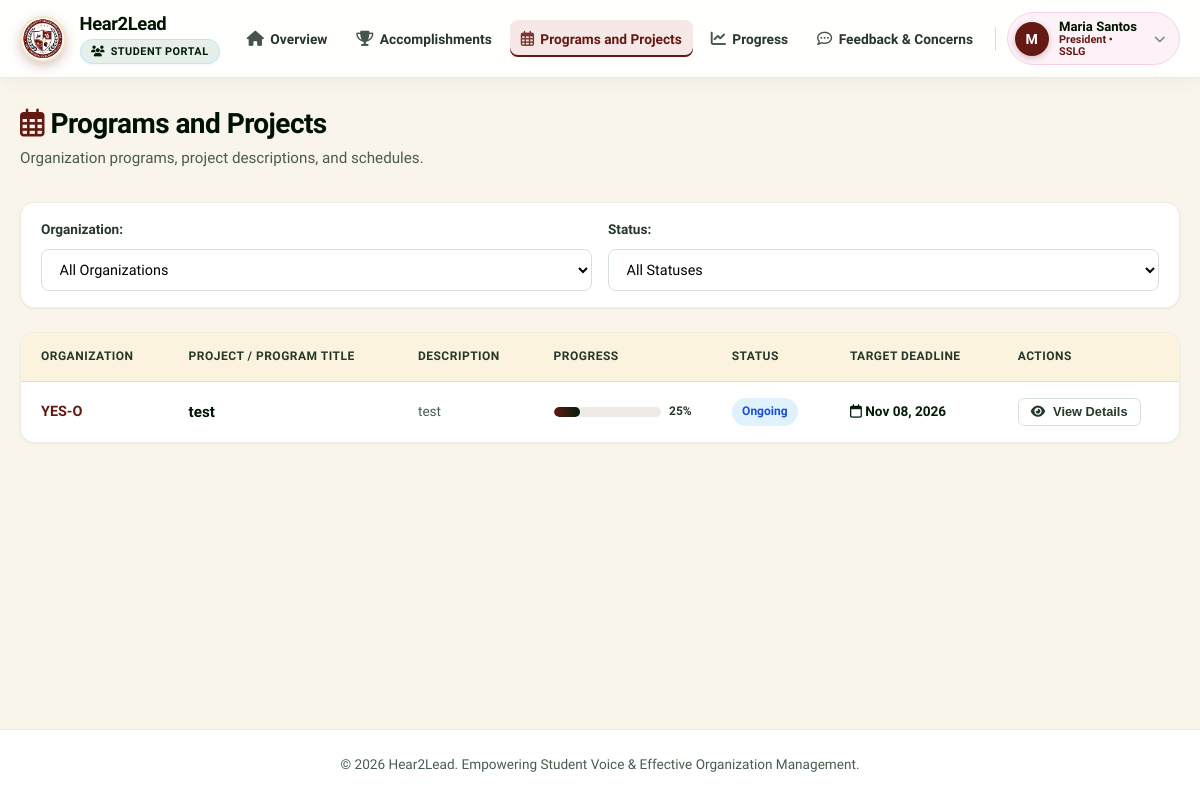
The page /student/projects.php (signed in) on the database its author committed.
### tables this page shows
CREATE TABLE IF NOT EXISTS `projects` (
  `id` INT AUTO_INCREMENT PRIMARY KEY,
  `org_id` INT NOT NULL,
  `title` VARCHAR(200) NOT NULL,
  `description` TEXT NOT NULL,
  `status` ENUM('Planning', 'Ongoing', 'Accomplished', 'On Hold') DEFAULT 'Planning',
  `progress_percent` INT DEFAULT 0,
  `start_date` DATE DEFAULT NULL,
  `target_date` DATE DEFAULT NULL,
  `created_at` TIMESTAMP DEFAULT CURRENT_TIMESTAMP,
  FOREIGN KEY (`org_id`) REFERENCES `organizations`(`id`) ON DELETE CASCADE
);

CREATE TABLE IF NOT EXISTS `organizations` (
  `id` INT AUTO_INCREMENT PRIMARY KEY,
  `name` VARCHAR(150) NOT NULL,
  `acronym` VARCHAR(20) NOT NULL,
  `logo` VARCHAR(255) DEFAULT NULL,
  `description` TEXT,
  `category` VARCHAR(50) DEFAULT 'Student Council',
  `created_at` TIMESTAMP DEFAULT CURRENT_TIMESTAMP
);

### student/projects.php (the view, shortened to what this page needs)
<?php
require_once __DIR__ . '/../config/db.php';
include_once __DIR__ . '/../includes/header.php';
$query = "SELECT p.*, o.name as org_name, o.acronym FROM projects p JOIN organizations o ON p.org_id = o.id WHERE 1=1 ";
$query .= "ORDER BY p.target_date ASC";
$projects = $pdo->query($query)->fetchAll();
?>
<div class="page-header">
  <div>
    <h1 class="page-title"><i class="fa-regular fa-calendar-days" style="color: var(--primary);"></i> Programs and Projects</h1>
    <p class="page-subtitle">Organization programs, project descriptions, and schedules.</p>
  </div>
</div>
<div class="filter-bar">
  <form method="GET" action="projects.php" style="display: flex; gap: 1rem; flex-wrap: wrap; width: 100%; align-items: center;">
    <div class="filter-group" style="flex: 1; min-width: 200px;">
      <label class="form-label" style="margin: 0; min-width: 90px;">Organization:</label>
      <select name="org_id" class="form-control" onchange="this.form.submit()">
        <option value="0">All Organizations</option>
      </select>
    </div>
    <div class="filter-group" style="flex: 1; min-width: 200px;">
      <label class="form-label" style="margin: 0; min-width: 60px;">Status:</label>
      <select name="status" class="form-control" onchange="this.form.submit()">
        <option value="">All Statuses</option>
      </select>
    </div>
  </form>
</div>
<div class="table-container">
  <table class="table">
    <thead>
      <tr>
        <th>Organization</th>
        <th>Project / Program Title</th>
        <th>Description</th>
        <th>Progress</th>
        <th>Status</th>
        <th>Target Deadline</th>
        <th>Actions</th>
      </tr>
    </thead>
    <tbody>
      <?php if (empty($projects)): ?>
        <tr>
          <td colspan="7" style="text-align: center; color: var(--gray-500); padding: 2rem;">No projects matching the selected criteria.</td>
        </tr>
      <?php else: ?>
        <?php foreach ($projects as $proj):
          $proj_status_badges = [
            'Accomplished' => 'badge-accomplished',
            'Ongoing' => 'badge-in-progress',
            'Planning' => 'badge-todo'
          ];
          $status_class = $proj_status_badges[$proj['status']] ?? 'badge-planning';
        ?>
          <tr>
            <td><strong style="color: var(--primary);"><?= htmlspecialchars($proj['acronym']) ?></strong></td>
            <td><strong style="font-size: 0.95rem; color: var(--dark);"><?= htmlspecialchars($proj['title']) ?></strong></td>
            <td style="max-width: 300px; font-size: 0.85rem; color: var(--gray-600);">
              <?= htmlspecialchars(mb_strimwidth($proj['description'], 0, 100, '...')) ?>
            </td>
            <td>
              <div style="display: flex; align-items: center; gap: 0.5rem; min-width: 120px;">
                <div class="progress-container" style="margin: 0; flex: 1;">
                  <div class="progress-bar" style="width: <?= $proj['progress_percent'] ?>%;"></div>
                </div>
                <span style="font-size: 0.75rem; font-weight: 700; color: var(--gray-700);"><?= $proj['progress_percent'] ?>%</span>
              </div>
            </td>
            <td><span class="badge <?= $status_class ?>"><?= htmlspecialchars($proj['status']) ?></span></td>
            <td><span style="font-size: 0.85rem; font-weight: 600;"><i class="fa-regular fa-calendar"></i> <?= $proj['target_date'] ? date('M d, Y', strtotime($proj['target_date'])) : 'N/A' ?></span></td>
            <td>
              <button type="button" class="btn btn-secondary btn-sm" onclick="openViewProjectModal(<?= intval($proj['id']) ?>)">
                <i class="fa-solid fa-eye"></i> View Details
              </button>
            </td>
          </tr>
        <?php endforeach; ?>
      <?php endif; ?>
    </tbody>
  </table>
</div>
<?php include_once __DIR__ . '/../includes/footer.php'; ?>

### assets/css/style.css (style rules this page uses)
:root { --primary: #641914; --primary-hover: #4d120e; --primary-light: #f5e8e6; --primary-glow: rgba(100, 25, 20, 0.25); --secondary: #011d06; --secondary-light: #e6efe8; --accent: #641914; --accent-light: #f5e8e6; --dark-green: #001200; --forest-green: #011d06; --success: #15803d; --success-light: #dcfce7; --warning: #b45309; --warning-light: #fef3c7; --danger: #dc2626; --danger-light: #fee2e2; --info: #0284c7; --info-light: #e0f2fe; --dark: #001200; --gray-900: #001200; --gray-800: #011d06; --gray-700: #26382a; --gray-600: #495c4e; --gray-500: #75877a; --gray-400: #adc0b2; --gray-300: #d6e2d8; --gray-200: #edebe4; --gray-100: #fbf3de; --white: #ffffff; --cream: #fbf3de; --cream-light: #fffdf7; --cream-dark: #f3e6c3; --shadow-sm: 0 1px 3px rgba(0, 0, 0, 0.05); --shadow: 0 4px 12px -2px rgba(1, 29, 6, 0.08), 0 2px 6px -1px rgba(0, 0, 0, 0.04); --shadow-md: 0 10px 20px -3px rgba(1, 29, 6, 0.12), 0 4px 8px -2px rgba(0, 0, 0, 0.05); --shadow-lg: 0 20px 25px -5px rgba(0, 18, 0, 0.18), 0 10px 10px -5px rgba(0, 18, 0, 0.04); --radius-sm: 8px; --radius: 14px; --radius-lg: 20px; --radius-full: 9999px; --transition: all 0.25s cubic-bezier(0.4, 0, 0.2, 1); }
* { box-sizing: border-box; margin: 0; padding: 0; }
body { font-family: 'Plus Jakarta Sans', system-ui, -apple-system, BlinkMacSystemFont, "Segoe UI", Roboto, sans-serif; background-color: #f9f5ea; color: var(--dark-green); line-height: 1.6; min-height: 100vh; display: flex; flex-direction: column; -webkit-font-smoothing: antialiased; }
.page-header { margin-bottom: 2rem; display: flex; justify-content: space-between; align-items: center; flex-wrap: wrap; gap: 1.25rem; }
.page-title { font-size: 1.75rem; font-weight: 800; color: var(--dark); letter-spacing: -0.02em; line-height: 1.25; }
.page-subtitle { color: var(--gray-600); font-size: 0.95rem; margin-top: 0.3rem; }
.progress-container { width: 100%; background-color: var(--gray-200); border-radius: var(--radius-full); height: 10px; overflow: hidden; margin: 0.75rem 0 0.4rem 0; }
.progress-bar { height: 100%; background: linear-gradient(90deg, var(--primary), var(--secondary)); border-radius: var(--radius-full); transition: width 0.4s ease; }
.badge { display: inline-flex; align-items: center; gap: 0.3rem; padding: 0.25rem 0.65rem; border-radius: var(--radius-full); font-size: 0.75rem; font-weight: 700; text-transform: capitalize; }
.badge-in-progress { background: var(--info-light); color: #1d4ed8; }
.btn { display: inline-flex; align-items: center; justify-content: center; gap: 0.5rem; padding: 0.65rem 1.25rem; border-radius: var(--radius-sm); font-weight: 700; font-size: 0.9rem; cursor: pointer; border: 1px solid transparent; transition: var(--transition); white-space: nowrap; }
.btn-secondary { background-color: var(--white); color: var(--gray-700); border-color: var(--gray-300); }
.btn-sm { padding: 0.35rem 0.75rem; font-size: 0.8rem; border-radius: 6px; }
.table-container { background: var(--white); border-radius: var(--radius); border: 1px solid var(--gray-200); box-shadow: var(--shadow-sm); overflow-x: auto; margin-bottom: 2rem; -webkit-overflow-scrolling: touch; }
.table { width: 100%; border-collapse: collapse; text-align: left; font-size: 0.9rem; min-width: 650px; }
.table th { background-color: var(--gray-100); padding: 0.9rem 1.25rem; font-weight: 700; color: var(--gray-700); border-bottom: 1px solid var(--gray-300); text-transform: uppercase; font-size: 0.75rem; letter-spacing: 0.5px; }
.table td { padding: 1rem 1.25rem; border-bottom: 1px solid var(--gray-200); color: var(--gray-800); vertical-align: middle; }
.table tr:last-child td { border-bottom: none; }
.form-label { display: block; font-weight: 600; font-size: 0.85rem; color: var(--gray-700); margin-bottom: 0.4rem; }
.form-control { width: 100%; padding: 0.65rem 0.85rem; border: 1px solid var(--gray-300); border-radius: var(--radius-sm); font-size: 0.9rem; font-family: inherit; transition: var(--transition); background: var(--white); }
.filter-bar { background: var(--white); border-radius: var(--radius); padding: 1rem 1.25rem; border: 1px solid var(--gray-200); margin-bottom: 1.5rem; display: flex; gap: 1rem; align-items: center; flex-wrap: wrap; box-shadow: var(--shadow-sm); }
.filter-group { display: flex; align-items: center; gap: 0.5rem; flex-wrap: wrap; }
html, body { overflow-x: hidden; max-width: 100%; }

### rows shown on the page
projects: org.acronym "YES-O", title "test", description "test", progress_percent "25", status "Ongoing", target_date "Nov 08, 2026"

### other values the page prints
substr($user_name, 0, 1) "M"
$user_name "Maria Santos"
$user_role "President"
$org_acronym "SSLG"
